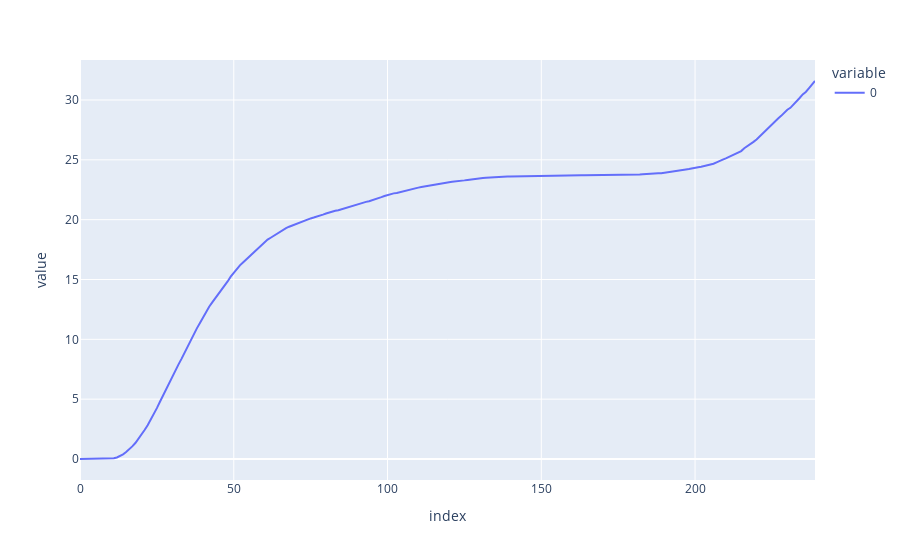

The cell this chart's notebook holds for it:
### Code cell
px.line(
    jax.vmap(lambda x: x.mean(-1).reshape(-1))(
        outs["metrics"]["returned_episode_returns"]
    ).mean(axis=0)
)

### Figure 1 — Plotly figure (JSON) as saved in the notebook; plotly's stock layout.template omitted (floating-point values rounded to 4 significant figures; data arrays with more than 128 entries replaced by an {"elided": "..."} marker saying what was removed)
{"data": [{"hovertemplate": "variable=0<br>index=%{x}<br>value=%{y}<extra></extra>", "legendgroup": "0", "line": {"color": "#636efa", "dash": "solid"}, "marker": {"symbol": "circle"}, "mode": "lines", "name": "0", "orientation": "v", "showlegend": true, "type": "scatter", "x": {"elided": "240 int values"}, "xaxis": "x", "y": {"elided": "240 float values"}, "yaxis": "y"}], "layout": {"legend": {"title": {"text": "variable"}, "tracegroupgap": 0}, "margin": {"t": 60}, "xaxis": {"anchor": "y", "domain": [0, 1], "title": {"text": "index"}}, "yaxis": {"anchor": "x", "domain": [0, 1], "title": {"text": "value"}}}}
